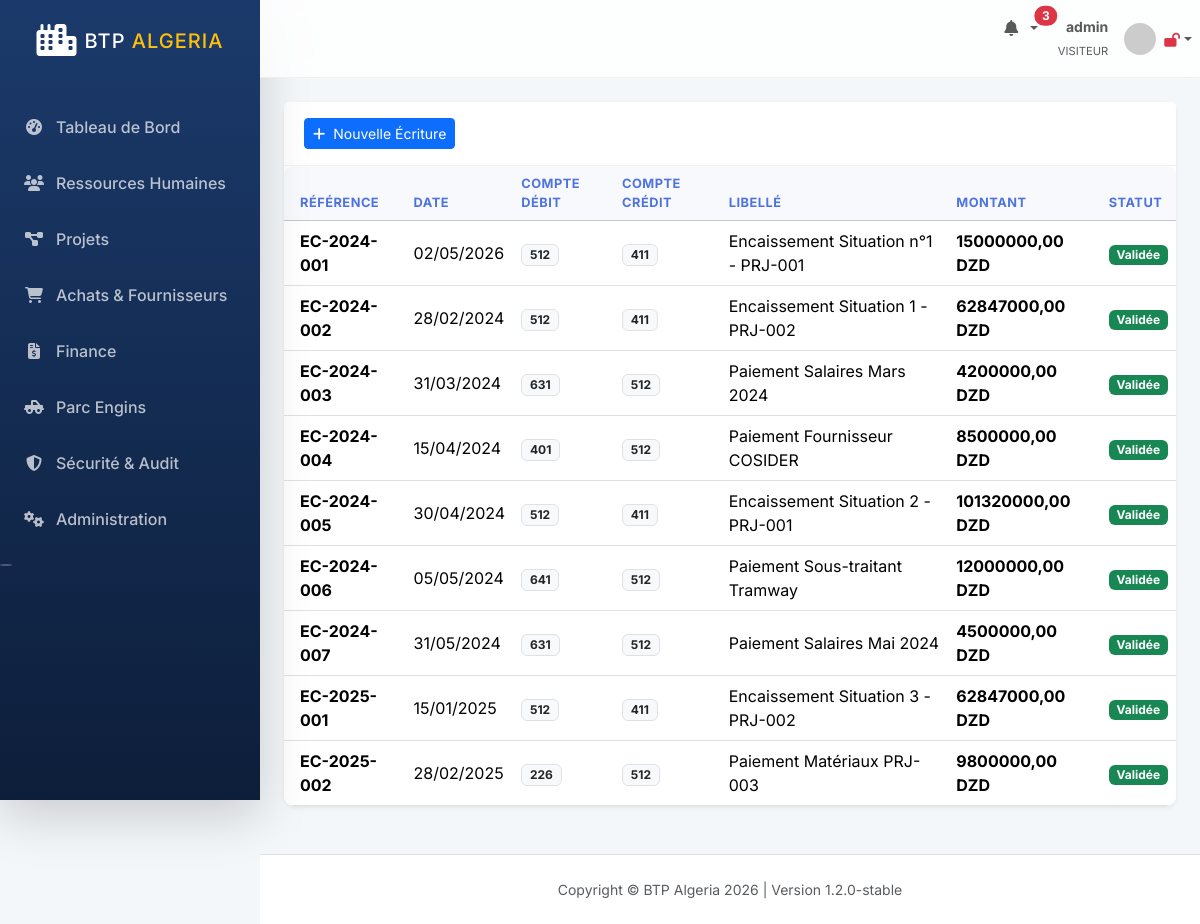
Screenshot of /finance/ecritures/ (signed in) with the database file from the repository.
### apps/finance/models.py (models this page shows, shortened)
class EcritureComptable(models.Model):
    STATUT_CHOICES = (
        ('brouillon', 'Brouillon'),
        ('valide', 'Validée'),
        ('lettree', 'Lettrée'),
    )
    reference = models.CharField(max_length=50, unique=True)
    date_ecriture = models.DateField()
    libelle = models.CharField(max_length=300)
    compte_debit = models.ForeignKey(CompteComptable, on_delete=models.RESTRICT, related_name='debits')
    compte_credit = models.ForeignKey(CompteComptable, on_delete=models.RESTRICT, related_name='credits')
    montant_dzd = models.DecimalField(max_digits=15, decimal_places=2)
    projet = models.ForeignKey('projects.Projet', on_delete=models.SET_NULL, null=True, blank=True)
    piece_justificative = models.FileField(upload_to='finance/pieces/', null=True, blank=True)
    statut = models.CharField(max_length=20, choices=STATUT_CHOICES, default='brouillon')
    created_at = models.DateTimeField(auto_now_add=True)
    created_by = models.ForeignKey(User, on_delete=models.SET_NULL, null=True)

class CompteComptable(models.Model):
    TYPE_COMPTE_CHOICES = (
        ('actif', 'Actif'),
        ('passif', 'Passif'),
        ('charge', 'Charge'),
        ('produit', 'Produit'),
        ('mixte', 'Mixte'),
    )
    numero = models.CharField(max_length=10, unique=True)
    intitule = models.CharField(max_length=200)
    classe = models.PositiveIntegerField()
    type_compte = models.CharField(max_length=20, choices=TYPE_COMPTE_CHOICES)
    is_active = models.BooleanField(default=True)

### apps/finance/views.py (the view)
# urls.py: path('ecritures/', views.EcritureComptableListView.as_view(), name='ecriture_list'),
class EcritureComptableListView(LoginRequiredMixin, ListView):
    model = EcritureComptable
    template_name = 'finance/ecriture_list.html'
    context_object_name = 'ecritures'
    paginate_by = 50

### templates/finance/ecriture_list.html (shortened to what this page needs)
{% extends 'base.html' %}
{% block content %}
<div class="card shadow-sm border-0 mb-4">
    <div class="card-header bg-white py-3 d-flex justify-content-between align-items-center">
        <a href="{% url 'ecriture_add' %}" class="btn btn-primary btn-sm"><i class="fas fa-plus me-1"></i> Nouvelle Écriture</a>
    </div>
    <div class="card-body p-0">
        <div class="table-responsive">
            <table class="table table-hover align-middle mb-0">
                <thead class="table-light">
                    <tr>
                        <th class="ps-3">Référence</th>
                        <th>Date</th>
                        <th>Compte Débit</th>
                        <th>Compte Crédit</th>
                        <th>Libellé</th>
                        <th>Montant</th>
                        <th>Statut</th>
                    </tr>
                </thead>
                <tbody>
                    {% for e in ecritures %}
                    <tr>
                        <td class="ps-3 fw-bold">{{ e.reference }}</td>
                        <td>{{ e.date_ecriture|date:"d/m/Y" }}</td>
                        <td><span class="badge bg-light text-dark border">{{ e.compte_debit.numero }}</span></td>
                        <td><span class="badge bg-light text-dark border">{{ e.compte_credit.numero }}</span></td>
                        <td>{{ e.libelle }}</td>
                        <td class="fw-bold">{{ e.montant_dzd }} DZD</td>
                        <td>
                            {% if e.statut == 'valide' %}<span class="badge bg-success">Validée</span>
                            {% elif e.statut == 'lettree' %}<span class="badge bg-info">Lettrée</span>
                            {% else %}<span class="badge bg-secondary">Brouillon</span>{% endif %}
                        </td>
                    </tr>
                    {% empty %}
                    <tr><td colspan="7" class="text-center py-4 text-muted">Aucune écriture comptable.</td></tr>
                    {% endfor %}
                </tbody>
            </table>
        </div>
    </div>
</div>
{% endblock %}

### templates/base.html (shortened to what this page needs)
{% load static %}
<!DOCTYPE html>
<html lang="fr" dir="ltr">
<head>
    <link href="https://cdn.jsdelivr.net/npm/bootstrap@5.3.2/dist/css/bootstrap.min.css" rel="stylesheet">
    <link rel="stylesheet" href="https://cdnjs.cloudflare.com/ajax/libs/font-awesome/6.4.0/css/all.min.css">
    <link rel="stylesheet" href="{% static 'css/btp_custom.css' %}">
</head>
<body id="page-top">
    <div id="wrapper">
        <nav class="sidebar shadow-lg" id="accordionSidebar">
            <div class="sidebar-brand d-flex align-items-center justify-content-center py-4">
                <div class="sidebar-brand-icon me-2">
                    <i class="fas fa-city text-white fa-2x"></i>
                </div>
                <div class="sidebar-brand-text text-white font-weight-bold h5 mb-0">BTP <span class="text-warning">Algeria</span></div>
            </div>
            <hr class="sidebar-divider my-0 bg-white opacity-25">
            <div class="sidebar-content mt-3">
                {% for item in menu_items %}
                    <a class="nav-link {% if request.resolver_match.url_name == item.url %}active{% endif %}" href="{% url item.url %}">
                        <i class="{{ item.icon }}"></i>
                        <span>{{ item.name }}</span>
                    </a>
                {% endfor %}
            </div>
            <div class="text-center d-none d-md-inline mt-5">
                <button class="rounded-circle border-0 bg-white opacity-25" id="sidebarToggle"></button>
            </div>
        </nav>
        <div id="content-wrapper" class="d-flex flex-column">
            <div id="content">
                <nav class="navbar navbar-expand navbar-light navbar-custom topbar mb-4 static-top">
                    <ul class="navbar-nav ms-auto">
                        <li class="nav-item dropdown no-arrow mx-1">
                            <a class="nav-link dropdown-toggle position-relative" href="{% url 'notifications' %}" id="alertsDropdown">
                                <i class="fas fa-bell fa-fw text-gray-400"></i>
                                {% if notifications_count > 0 %}
                                    <span class="position-absolute top-2 start-100 translate-middle badge rounded-pill bg-danger">
                                        {{ notifications_count }}
                                    </span>
                                {% endif %}
                            </a>
                        </li>
                        <li class="nav-item dropdown no-arrow">
                            <a class="nav-link dropdown-toggle d-flex align-items-center" href="#" id="userDropdown" role="button" data-bs-toggle="dropdown">
                                <div class="text-end me-3 d-none d-lg-block">
                                    <span class="text-gray-600 small fw-bold d-block">{{ user.get_full_name|default:user.username }}</span>
                                    <span class="text-muted extra-small" style="font-size: 0.7rem;">{{ user.groups.first.name|upper|default:"VISITEUR" }}</span>
                                </div>
                                <img class="img-profile rounded-circle" src="https://ui-avatars.com/api/?name={{ user.username }}&background=1B3A6B&color=fff" width="32" height="32">
                                <span class="ms-2">
                                    {% if is_2fa_enabled %}
                                        <i class="fas fa-lock text-success small" title="2FA Activé"></i>
                                    {% else %}
                                        <i class="fas fa-lock-open text-danger small" title="2FA Désactivé"></i>
                                    {% endif %}
                                </span>
                            </a>
                        </li>
                    </ul>
                </nav>
                <div class="container-fluid px-4 pb-4">
                    {% block content %}{% endblock %}
                </div>
            </div>
            <footer class="sticky-footer bg-white py-4 mt-auto border-top">
                <div class="container my-auto">
                    <div class="copyright text-center my-auto small text-muted">
                        <span>Copyright &copy; BTP Algeria 2026 | Version 1.2.0-stable</span>
                    </div>
                </div>
            </footer>
        </div>
    </div>
</body>
</html>

### static/css/btp_custom.css (style rules this page uses)
:root { --primary-color: #1B3A6B; --secondary-color: #F8B400; --sidebar-width: 260px; --bg-light: #F4F7FA; --text-dark: #2D3436; --glass-bg: rgba(255, 255, 255, 0.8); --shadow-sm: 0 2px 10px rgba(0,0,0,0.05); --shadow-md: 0 4px 20px rgba(0,0,0,0.08); }
body { font-family: 'Inter', sans-serif; background-color: var(--bg-light); color: var(--text-dark); }
#wrapper { display: flex; }
.sidebar { width: var(--sidebar-width); min-height: 100vh; background: linear-gradient(180deg, var(--primary-color) 0%, #0D1E3A 100%); position: fixed; z-index: 1000; transition: all 0.3s; }
.sidebar-brand-text { letter-spacing: 1px; text-transform: uppercase; }
.sidebar .nav-link { color: rgba(255, 255, 255, 0.7); padding: 1rem 1.5rem; display: flex; align-items: center; gap: 12px; transition: all 0.2s; font-weight: 500; }
.sidebar .nav-link i { width: 20px; text-align: center; }
#content-wrapper { flex: 1; margin-left: var(--sidebar-width); min-height: 100vh; }
.navbar-custom { background: var(--glass-bg); backdrop-filter: blur(10px); border-bottom: 1px solid rgba(0,0,0,0.05); z-index: 1030 !important; }
.card { border: none; border-radius: 12px; box-shadow: var(--shadow-sm); transition: transform 0.3s, box-shadow 0.3s; }
.card-header { background: transparent; border-bottom: 1px solid rgba(0,0,0,0.05); padding: 1.25rem; }
.table { background: white; border-radius: 10px; overflow: hidden; }
.table thead th { background: #f8f9fc; border-top: none; font-size: 0.8rem; text-transform: uppercase; letter-spacing: 0.5px; color: #4e73df; }

### rows the page displays
EcritureComptable: reference "EC-2024-001", date_ecriture "02/05/2026", compte_debit.numero "512", compte_credit.numero "411", libelle "Encaissement Situation n°1 - PRJ-001", montant_dzd "15000000,00", statut "Validée"
EcritureComptable: reference "EC-2024-002", date_ecriture "28/02/2024", compte_debit.numero "512", compte_credit.numero "411", libelle "Encaissement Situation 1 - PRJ-002", montant_dzd "62847000,00", statut "Validée"
EcritureComptable: reference "EC-2024-003", date_ecriture "31/03/2024", compte_debit.numero "631", compte_credit.numero "512", libelle "Paiement Salaires Mars 2024", montant_dzd "4200000,00", statut "Validée"
EcritureComptable: reference "EC-2024-004", date_ecriture "15/04/2024", compte_debit.numero "401", compte_credit.numero "512", libelle "Paiement Fournisseur COSIDER", montant_dzd "8500000,00", statut "Validée"
EcritureComptable: reference "EC-2024-005", date_ecriture "30/04/2024", compte_debit.numero "512", compte_credit.numero "411", libelle "Encaissement Situation 2 - PRJ-001", montant_dzd "101320000,00", statut "Validée"
EcritureComptable: reference "EC-2024-006", date_ecriture "05/05/2024", compte_debit.numero "641", compte_credit.numero "512", libelle "Paiement Sous-traitant Tramway", montant_dzd "12000000,00", statut "Validée"
EcritureComptable: reference "EC-2024-007", date_ecriture "31/05/2024", compte_debit.numero "631", compte_credit.numero "512", libelle "Paiement Salaires Mai 2024", montant_dzd "4500000,00", statut "Validée"
EcritureComptable: reference "EC-2025-001", date_ecriture "15/01/2025", compte_debit.numero "512", compte_credit.numero "411", libelle "Encaissement Situation 3 - PRJ-002", montant_dzd "62847000,00", statut "Validée"
EcritureComptable: reference "EC-2025-002", date_ecriture "28/02/2025", compte_debit.numero "226", compte_credit.numero "512", libelle "Paiement Matériaux PRJ-003", montant_dzd "9800000,00", statut "Validée"

### other values shown
{{ item.name }} "Tableau de Bord" "Ressources Humaines" "Projets" "Achats & Fournisseurs" "Finance" "Parc Engins" "Sécurité & Audit" "Administration"
{{ notifications_count }} "3"
{{ user.get_full_name|default:user.username }} "admin"
{{ user.groups.first.name|upper|default:"VISITEUR" }} "VISITEUR"
